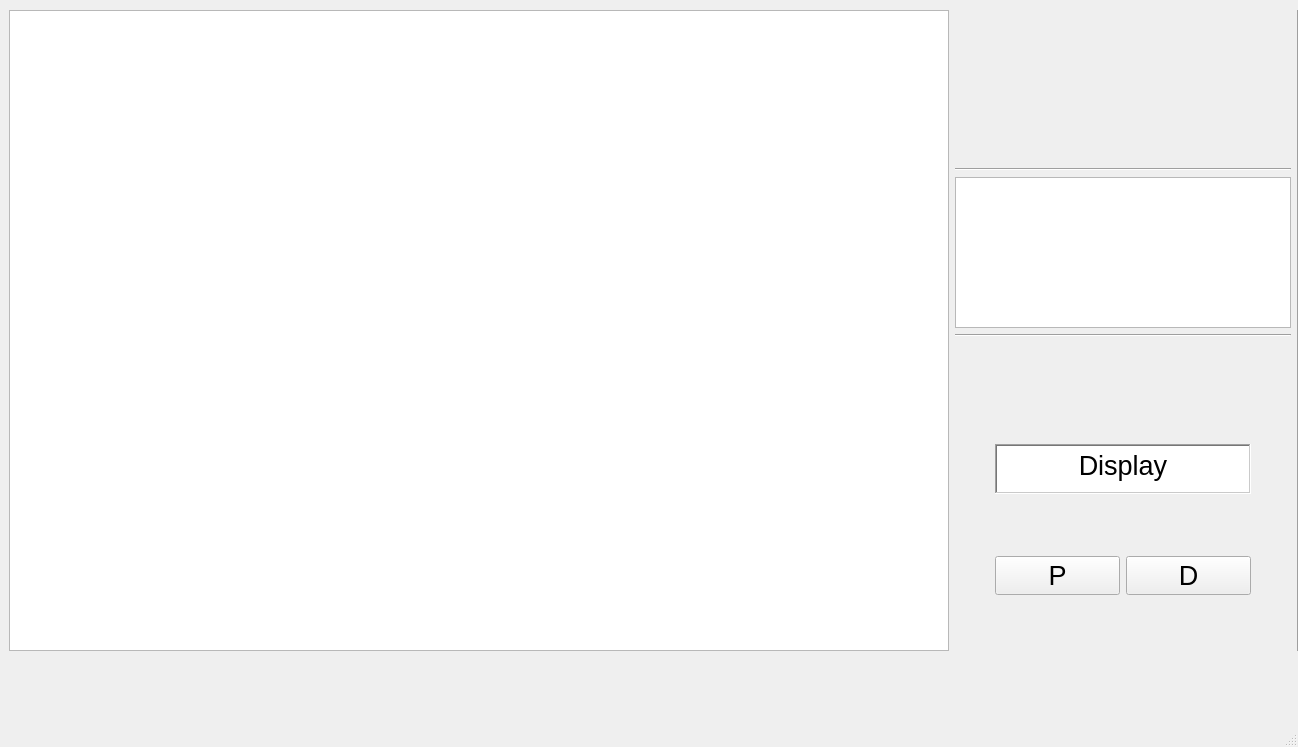
<?xml version="1.0" encoding="UTF-8"?>
<ui version="4.0">
 <class>HouseWindow</class>
 <widget class="QMainWindow" name="HouseWindow">
  <property name="geometry">
   <rect>
    <x>0</x>
    <y>0</y>
    <width>1298</width>
    <height>747</height>
   </rect>
  </property>
  <property name="font">
   <font>
    <pointsize>20</pointsize>
   </font>
  </property>
  <property name="windowTitle">
   <string>MainWindow</string>
  </property>
  <widget class="QWidget" name="centralwidget">
   <widget class="QWidget" name="horizontalLayoutWidget">
    <property name="geometry">
     <rect>
      <x>9</x>
      <y>10</y>
      <width>1291</width>
      <height>641</height>
     </rect>
    </property>
    <layout class="QHBoxLayout" name="horizontalLayout">
     <item>
      <widget class="QGraphicsView" name="houseRegion">
       <property name="sizePolicy">
        <sizepolicy hsizetype="Expanding" vsizetype="Expanding">
         <horstretch>0</horstretch>
         <verstretch>0</verstretch>
        </sizepolicy>
       </property>
      </widget>
     </item>
     <item>
      <layout class="QVBoxLayout" name="verticalLayout_3">
       <item>
        <spacer name="verticalSpacer_6">
         <property name="orientation">
          <enum>Qt::Vertical</enum>
         </property>
         <property name="sizeHint" stdset="0">
          <size>
           <width>20</width>
           <height>158</height>
          </size>
         </property>
        </spacer>
       </item>
       <item>
        <widget class="Line" name="line2_2">
         <property name="orientation">
          <enum>Qt::Horizontal</enum>
         </property>
        </widget>
       </item>
       <item>
        <widget class="QGraphicsView" name="alarmRegion">
         <property name="sizePolicy">
          <sizepolicy hsizetype="Preferred" vsizetype="Expanding">
           <horstretch>0</horstretch>
           <verstretch>0</verstretch>
          </sizepolicy>
         </property>
         <property name="maximumSize">
          <size>
           <width>16777215</width>
           <height>16777215</height>
          </size>
         </property>
         <property name="sizeAdjustPolicy">
          <enum>QAbstractScrollArea::AdjustToContents</enum>
         </property>
        </widget>
       </item>
       <item>
        <widget class="Line" name="line2">
         <property name="orientation">
          <enum>Qt::Horizontal</enum>
         </property>
        </widget>
       </item>
       <item>
        <layout class="QVBoxLayout" name="verticalLayout_7">
         <item>
          <spacer name="verticalSpacer_5">
           <property name="orientation">
            <enum>Qt::Vertical</enum>
           </property>
           <property name="sizeType">
            <enum>QSizePolicy::Expanding</enum>
           </property>
           <property name="sizeHint" stdset="0">
            <size>
             <width>60</width>
             <height>70</height>
            </size>
           </property>
          </spacer>
         </item>
         <item>
          <layout class="QHBoxLayout" name="horizontalLayout_6">
           <item>
            <spacer name="horizontalSpacer_4">
             <property name="orientation">
              <enum>Qt::Horizontal</enum>
             </property>
             <property name="sizeType">
              <enum>QSizePolicy::Fixed</enum>
             </property>
             <property name="sizeHint" stdset="0">
              <size>
               <width>40</width>
               <height>20</height>
              </size>
             </property>
            </spacer>
           </item>
           <item>
            <widget class="QTextBrowser" name="display4">
             <property name="sizePolicy">
              <sizepolicy hsizetype="Fixed" vsizetype="Fixed">
               <horstretch>0</horstretch>
               <verstretch>0</verstretch>
              </sizepolicy>
             </property>
             <property name="maximumSize">
              <size>
               <width>16777215</width>
               <height>50</height>
              </size>
             </property>
             <property name="font">
              <font>
               <pointsize>18</pointsize>
              </font>
             </property>
             <property name="frameShape">
              <enum>QFrame::WinPanel</enum>
             </property>
             <property name="html">
              <string>&lt;!DOCTYPE HTML PUBLIC &quot;-//W3C//DTD HTML 4.0//EN&quot; &quot;http://www.w3.org/TR/REC-html40/strict.dtd&quot;&gt;
&lt;html&gt;&lt;head&gt;&lt;meta name=&quot;qrichtext&quot; content=&quot;1&quot; /&gt;&lt;meta charset=&quot;utf-8&quot; /&gt;&lt;style type=&quot;text/css&quot;&gt;
p, li { white-space: pre-wrap; }
hr { height: 1px; border-width: 0; }
li.unchecked::marker { content: &quot;\2610&quot;; }
li.checked::marker { content: &quot;\2612&quot;; }
&lt;/style&gt;&lt;/head&gt;&lt;body style=&quot; font-family:'Segoe UI'; font-size:18pt; font-weight:400; font-style:normal;&quot;&gt;
&lt;p align=&quot;center&quot; style=&quot; margin-top:0px; margin-bottom:0px; margin-left:0px; margin-right:0px; -qt-block-indent:0; text-indent:0px;&quot;&gt;&lt;span style=&quot; font-size:20pt;&quot;&gt;Display&lt;/span&gt;&lt;/p&gt;&lt;/body&gt;&lt;/html&gt;</string>
             </property>
            </widget>
           </item>
           <item>
            <spacer name="horizontalSpacer_5">
             <property name="orientation">
              <enum>Qt::Horizontal</enum>
             </property>
             <property name="sizeType">
              <enum>QSizePolicy::Fixed</enum>
             </property>
             <property name="sizeHint" stdset="0">
              <size>
               <width>40</width>
               <height>20</height>
              </size>
             </property>
            </spacer>
           </item>
          </layout>
         </item>
        </layout>
       </item>
       <item>
        <layout class="QVBoxLayout" name="verticalLayout_6">
         <item>
          <layout class="QHBoxLayout" name="horizontalLayout_5">
           <item>
            <spacer name="horizontalSpacer_2">
             <property name="orientation">
              <enum>Qt::Horizontal</enum>
             </property>
             <property name="sizeType">
              <enum>QSizePolicy::Fixed</enum>
             </property>
             <property name="sizeHint" stdset="0">
              <size>
               <width>40</width>
               <height>20</height>
              </size>
             </property>
            </spacer>
           </item>
           <item>
            <layout class="QVBoxLayout" name="verticalLayout_4">
             <item>
              <spacer name="verticalSpacer_2">
               <property name="orientation">
                <enum>Qt::Vertical</enum>
               </property>
               <property name="sizeType">
                <enum>QSizePolicy::Fixed</enum>
               </property>
               <property name="sizeHint" stdset="0">
                <size>
                 <width>20</width>
                 <height>40</height>
                </size>
               </property>
              </spacer>
             </item>
             <item>
              <widget class="QPushButton" name="armedButton">
               <property name="sizePolicy">
                <sizepolicy hsizetype="Minimum" vsizetype="Fixed">
                 <horstretch>0</horstretch>
                 <verstretch>0</verstretch>
                </sizepolicy>
               </property>
               <property name="text">
                <string>P</string>
               </property>
               <property name="autoDefault">
                <bool>false</bool>
               </property>
               <property name="default">
                <bool>false</bool>
               </property>
               <property name="flat">
                <bool>false</bool>
               </property>
              </widget>
             </item>
             <item>
              <spacer name="verticalSpacer_3">
               <property name="orientation">
                <enum>Qt::Vertical</enum>
               </property>
               <property name="sizeType">
                <enum>QSizePolicy::Fixed</enum>
               </property>
               <property name="sizeHint" stdset="0">
                <size>
                 <width>20</width>
                 <height>40</height>
                </size>
               </property>
              </spacer>
             </item>
            </layout>
           </item>
           <item>
            <spacer name="horizontalSpacer">
             <property name="orientation">
              <enum>Qt::Horizontal</enum>
             </property>
             <property name="sizeType">
              <enum>QSizePolicy::Fixed</enum>
             </property>
             <property name="sizeHint" stdset="0">
              <size>
               <width>0</width>
               <height>0</height>
              </size>
             </property>
            </spacer>
           </item>
           <item>
            <layout class="QVBoxLayout" name="verticalLayout_5">
             <item>
              <spacer name="verticalSpacer">
               <property name="sizePolicy">
                <sizepolicy hsizetype="Minimum" vsizetype="Fixed">
                 <horstretch>0</horstretch>
                 <verstretch>0</verstretch>
                </sizepolicy>
               </property>
               <property name="orientation">
                <enum>Qt::Vertical</enum>
               </property>
               <property name="sizeHint" stdset="0">
                <size>
                 <width>20</width>
                 <height>40</height>
                </size>
               </property>
              </spacer>
             </item>
             <item>
              <widget class="QPushButton" name="disarmedButton">
               <property name="sizePolicy">
                <sizepolicy hsizetype="Minimum" vsizetype="Fixed">
                 <horstretch>0</horstretch>
                 <verstretch>0</verstretch>
                </sizepolicy>
               </property>
               <property name="text">
                <string>D</string>
               </property>
              </widget>
             </item>
             <item>
              <spacer name="verticalSpacer_4">
               <property name="sizePolicy">
                <sizepolicy hsizetype="Minimum" vsizetype="Fixed">
                 <horstretch>0</horstretch>
                 <verstretch>0</verstretch>
                </sizepolicy>
               </property>
               <property name="orientation">
                <enum>Qt::Vertical</enum>
               </property>
               <property name="sizeHint" stdset="0">
                <size>
                 <width>20</width>
                 <height>40</height>
                </size>
               </property>
              </spacer>
             </item>
            </layout>
           </item>
           <item>
            <spacer name="horizontalSpacer_3">
             <property name="orientation">
              <enum>Qt::Horizontal</enum>
             </property>
             <property name="sizeType">
              <enum>QSizePolicy::Fixed</enum>
             </property>
             <property name="sizeHint" stdset="0">
              <size>
               <width>40</width>
               <height>20</height>
              </size>
             </property>
            </spacer>
           </item>
          </layout>
         </item>
        </layout>
       </item>
      </layout>
     </item>
     <item>
      <widget class="Line" name="line">
       <property name="orientation">
        <enum>Qt::Vertical</enum>
       </property>
      </widget>
     </item>
    </layout>
   </widget>
   <widget class="QWidget" name="verticalLayoutWidget">
    <property name="geometry">
     <rect>
      <x>640</x>
      <y>670</y>
      <width>160</width>
      <height>80</height>
     </rect>
    </property>
    <layout class="QVBoxLayout" name="verticalLayout"/>
   </widget>
  </widget>
  <widget class="QMenuBar" name="menubar">
   <property name="geometry">
    <rect>
     <x>0</x>
     <y>0</y>
     <width>1298</width>
     <height>49</height>
    </rect>
   </property>
  </widget>
  <widget class="QStatusBar" name="statusbar"/>
 </widget>
 <resources/>
 <connections/>
</ui>
